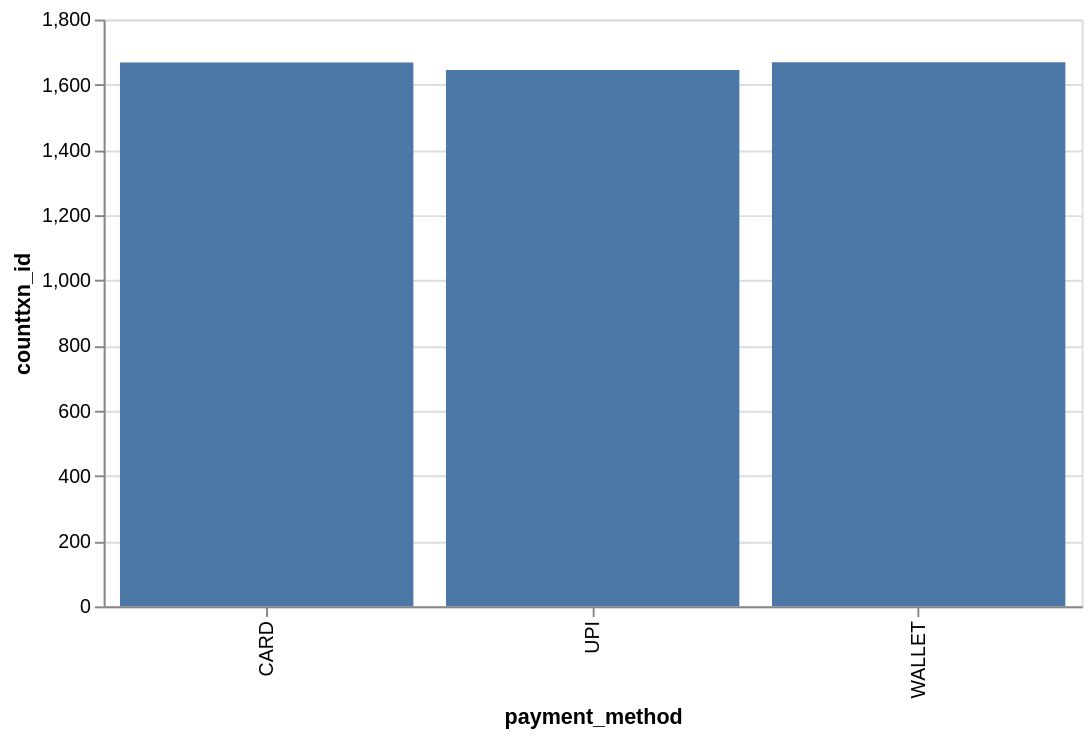

The code cell stored with this chart in its notebook:
### Code cell
query = "Show number of transactions by payment method"
run_pipeline(query, df)

### Figure 1 — Vega-Lite specification as saved in the notebook (floating-point values rounded to 4 significant figures)
{"config": {"view": {"continuousWidth": 300, "continuousHeight": 300}}, "data": {"name": "data-c756dd600be4e61d2c633024589acdca"}, "mark": {"type": "bar"}, "encoding": {"x": {"field": "payment_method", "type": "nominal"}, "y": {"field": "counttxn_id", "type": "quantitative"}}, "height": 300, "width": 500, "$schema": "https://vega.github.io/schema/vega-lite/v5.20.1.json", "datasets": {"data-c756dd600be4e61d2c633024589acdca": [{"payment_method": "CARD", "counttxn_id": 1668}, {"payment_method": "UPI", "counttxn_id": 1645}, {"payment_method": "WALLET", "counttxn_id": 1669}]}}
